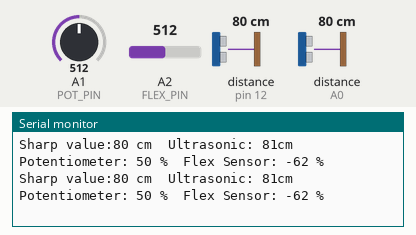
The sketch below on a simulated Arduino Uno, built with avr-gcc and run on an emulated ATmega328P. Shown: the last lines printed to the serial monitor. The test bench sets the inputs (shaded band); at power-on: distance to the obstacle (sensors on pin 12, A0) 80 cm, A1 (POT_PIN) = 512, A2 (FLEX_PIN) = 512. The echo pulse lasts 58.3 µs per cm.

Above: at 1.2 s.
1.3 s: distance to the obstacle (sensor on pin 12) set to 18 cm
At 1.34 s:
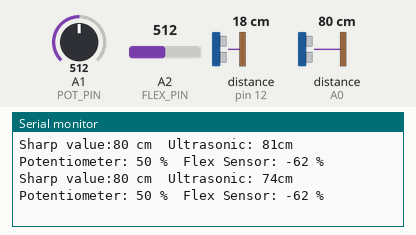
4.3 s: distance to the obstacle (sensor on A0) set to 2 cm
At 4.35 s:
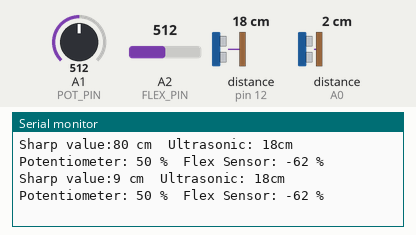
5.8 s: A1 (POT_PIN) set to 716
At 5.81 s:
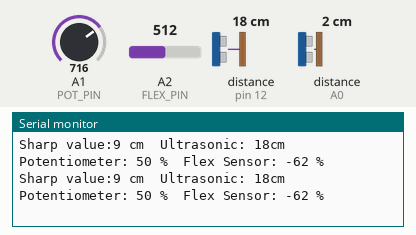
7.3 s: A2 (FLEX_PIN) set to 716
At 7.35 s:
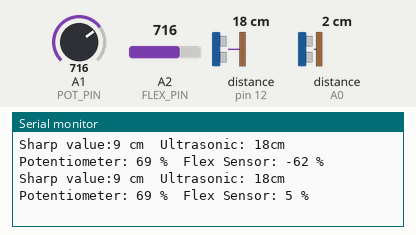
8.8 s: distance to the obstacle (sensor on pin 12) set to 2 cm
At 8.81 s:
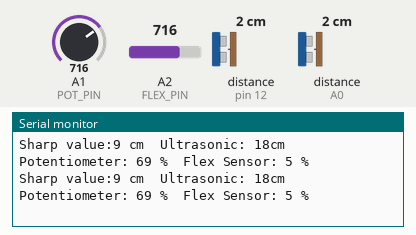
11.8 s: distance to the obstacle (sensor on pin 12) set to 18 cm
At 11.84 s:
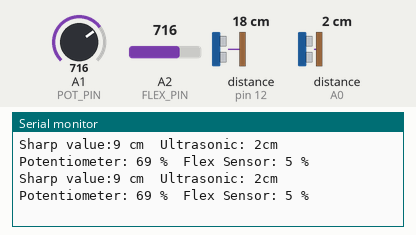
Timing chart, 0 to 14.8 s (numbered marks = the images above; inputs shaded):
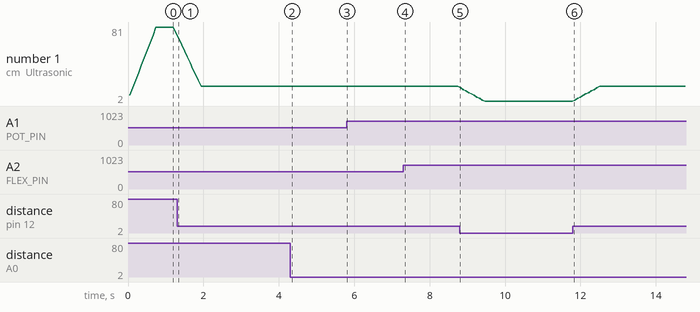

The sketch:

Sensors_UI.ino
```cpp
//import libraries
#include <SharpIR.h>
#include <NewPing.h>

#define TRIGGER_PIN  8   //Arduino pin tied to trigger pin on the ultrasonic sensor.
#define ECHO_PIN     12  //Arduino pin tied to echo pin on the ultrasonic sensor.
#define POT_PIN      A1  //Arduino pin tied to the potentiometer
#define FLEX_PIN     A2  //Arduino pin tied to the flex sensor
#define MAX_DISTANCE 200 //Maximum distance we want to ping for (in centimeters). Maximum sensor distance is rated at 400-500cm.
#define sharp_pin A0     //Arduino pin tied to the sharp sensor
#define BUF_SIZE 10 // size of filter (historical data)
//25 is the number of readings in each mean distace output
//93 is the difference between two consecutive measurements to be considered valid, to eliminates spikes
//1080 is for a sharp sensor from 10 - 80 cm in range (model number of sensor)
SharpIR sharp(sharp_pin, 25, 93, 1080);

// NewPing setup of pins and maximum distance.
NewPing sonar(TRIGGER_PIN, ECHO_PIN, MAX_DISTANCE);

//int to get raw analog values
int raw;
//data store for historic data
int circular_array[BUF_SIZE];
int circular_idx = 0;
//mean for filter
int mean;

void setup() {
  Serial.begin(115200); // Open serial monitor at 115200 baud to see ping results.
  //setup sharp sensor pin as library does not do this
  pinMode(sharp_pin,INPUT);
  //no need to setup analog pins as inputs as they are inputs by default
  //initalize the filter
  for(int i = 0; i < BUF_SIZE; i++){
    circular_array[i] = 0;
  }
}

void loop() {
  //wait for a bit
  delay(50);

  //display sharp value
  Serial.print("Sharp value:");
  Serial.print(sharp.distance());
  Serial.print(" cm\t");

  //display ultrasonic value
  Serial.print("Ultrasonic: ");
  //add sonar data to circular array to filter
  circular_array[circular_idx] = sonar.ping_cm();
  //calculate mean of past data vals
  mean = 0;
  for(int i = 0; i < BUF_SIZE; i++){
    mean += circular_array[i];
  }
  mean = mean / BUF_SIZE;
  Serial.print(mean); // Send ping, get distance in cm and print result (0 = outside set distance range)
  Serial.print("cm \t");
  //increment idx for data store
  circular_idx = (circular_idx + 1)%BUF_SIZE;

  //potentiometer
  Serial.print("Potentiometer: ");
  raw = analogRead(POT_PIN);
  //scale from 0-5V (0 - 1023) to a percentage
  Serial.print(map(raw, 0, 1023, 0, 100));
  Serial.print(" %\t");

  //display flexi value
  Serial.print("Flex Sensor: ");
  raw = analogRead(FLEX_PIN);
  //scale from range of 700-1000 to a percentage
  Serial.print(map(raw, 700, 1000, 0, 100));
  Serial.print(" %\n");
}
```

Measured:
- plotted number 1: 74 → 18 after the input at 1.3 s, 18 → 2 after the input at 8.8 s, 2 → 18 after the input at 11.8 s
